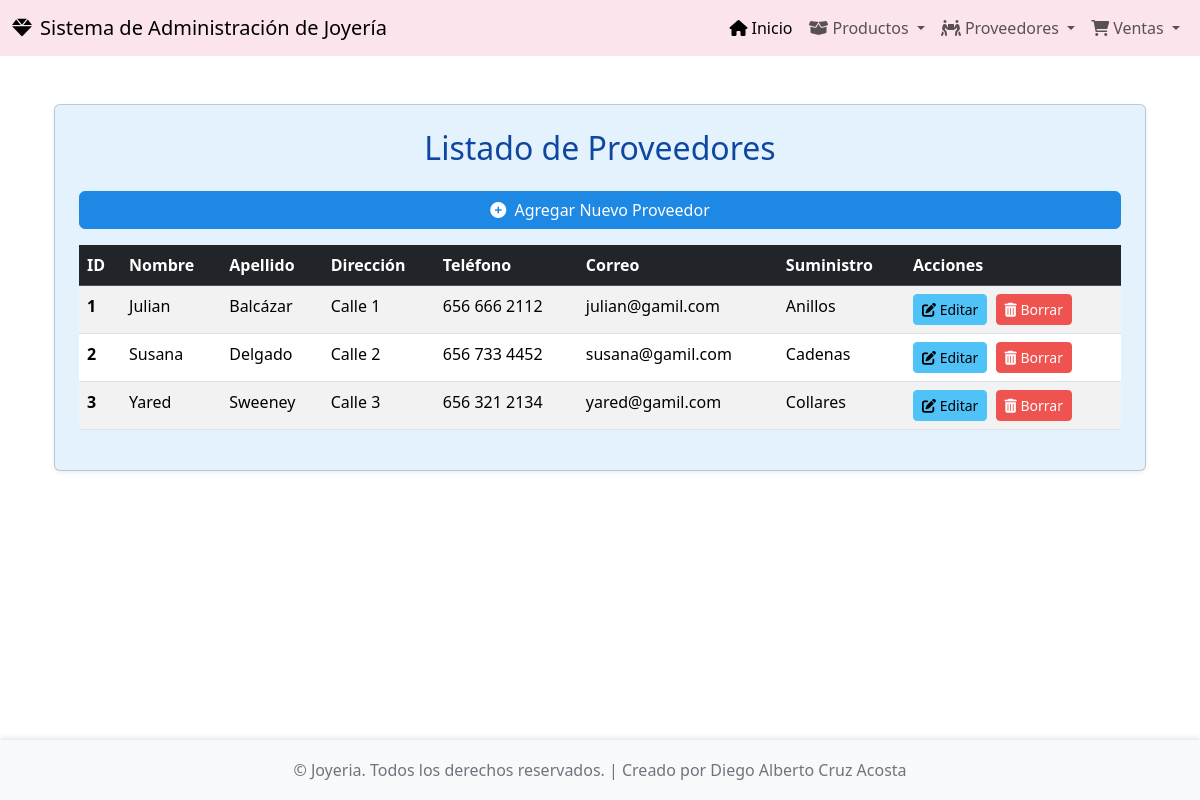
Screenshot of /proveedores/ with the database file from the repository.
### app_joyeria/models.py (models this page shows, shortened)
class Proveedor(models.Model):
    id_proveedor = models.AutoField(primary_key=True)
    nombre = models.CharField(max_length=100)
    apellido = models.CharField(max_length=100)
    direccion = models.CharField(max_length=200)
    telefono = models.CharField(max_length=15)
    correo = models.EmailField()
    tipo_suministro = models.CharField(max_length=100)

### app_joyeria/views.py (the view)
# urls.py: path('proveedores/', views.ver_proveedores, name='ver_proveedores'),
def ver_proveedores(request):
    proveedores = Proveedor.objects.all()
    return render(request, 'proveedor/ver_proveedores.html', {'proveedores': proveedores})

### app_joyeria/templates/proveedor/ver_proveedores.html (shortened to what this page needs)
{% extends 'base.html' %}
{% block content %}
<div class="container mt-4">
    <div class="card shadow-sm p-4" style="background-color: #e3f2fd;">
        <h2 class="card-title text-center mb-4" style="color: #0d47a1;">Listado de Proveedores</h2>
        <a href="{% url 'agregar_proveedor' %}" class="btn btn-success mb-3" style="background-color: #1e88e5; border-color: #1e88e5;"><i class="fas fa-plus-circle me-1"></i> Agregar Nuevo Proveedor</a>
        {% if proveedores %}
        <div class="table-responsive">
            <table class="table table-hover table-striped">
                <thead class="table-dark" style="background-color: #01579b;">
                    <tr>
                        <th scope="col">ID</th>
                        <th scope="col">Nombre</th>
                        <th scope="col">Apellido</th>
                        <th scope="col">Dirección</th>
                        <th scope="col">Teléfono</th>
                        <th scope="col">Correo</th>
                        <th scope="col">Suministro</th>
                        <th scope="col">Acciones</th>
                    </tr>
                </thead>
                <tbody>
                    {% for proveedor in proveedores %}
                    <tr>
                        <th scope="row">{{ proveedor.id_proveedor }}</th>
                        <td>{{ proveedor.nombre }}</td>
                        <td>{{ proveedor.apellido }}</td>
                        <td>{{ proveedor.direccion }}</td>
                        <td>{{ proveedor.telefono }}</td>
                        <td>{{ proveedor.correo }}</td>
                        <td>{{ proveedor.tipo_suministro }}</td>
                        <td>
                            <a href="{% url 'actualizar_proveedor' proveedor.id_proveedor %}" class="btn btn-sm btn-info me-1" style="background-color: #4fc3f7; border-color: #4fc3f7;"><i class="fas fa-edit"></i> Editar</a>
                            <a href="{% url 'borrar_proveedor' proveedor.id_proveedor %}" class="btn btn-sm btn-danger" style="background-color: #ef5350; border-color: #ef5350;"><i class="fas fa-trash-alt"></i> Borrar</a>
                        </td>
                    </tr>
                    {% endfor %}
                </tbody>
            </table>
        </div>
        {% else %}
        <div class="alert alert-info text-center" role="alert" style="background-color: #bbdefb; color: #1a237e; border-color: #90caf9;">
            No hay proveedores registrados aún.
        </div>
        {% endif %}
    </div>
</div>
{% endblock %}

### app_joyeria/templates/base.html (style rules this page uses)
body { display: flex; flex-direction: column; min-height: 100vh; }

### rows the page displays
Proveedor: id_proveedor "1", nombre "Julian", apellido "Balcázar", direccion "Calle 1", telefono "656 666 2112", correo "julian@gamil.com", tipo_suministro "Anillos"
Proveedor: id_proveedor "2", nombre "Susana", apellido "Delgado", direccion "Calle 2", telefono "656 733 4452", correo "susana@gamil.com", tipo_suministro "Cadenas"
Proveedor: id_proveedor "3", nombre "Yared", apellido "Sweeney", direccion "Calle 3", telefono "656 321 2134", correo "yared@gamil.com", tipo_suministro "Collares"
